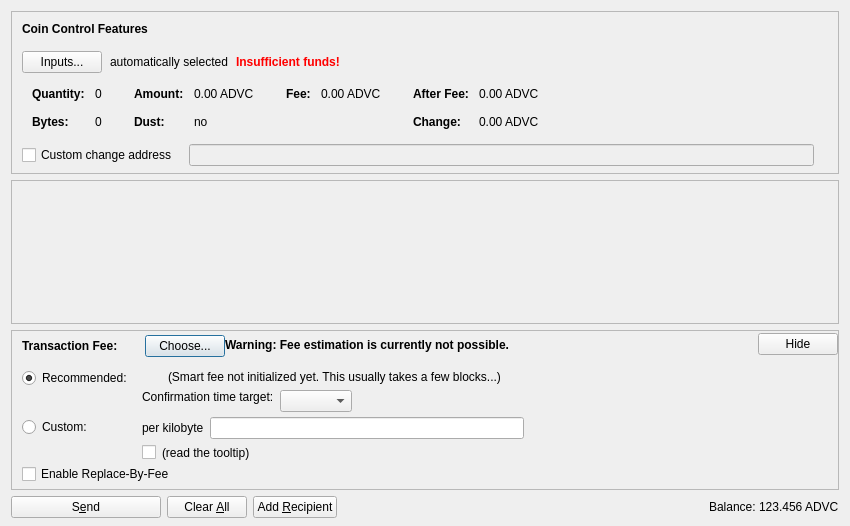
<?xml version="1.0" encoding="UTF-8"?>
<ui version="4.0">
 <class>SendCoinsDialog</class>
 <widget class="QDialog" name="SendCoinsDialog">
  <property name="geometry">
   <rect>
    <x>0</x>
    <y>0</y>
    <width>850</width>
    <height>526</height>
   </rect>
  </property>
  <property name="windowTitle">
   <string>Send Coins</string>
  </property>
  <layout class="QVBoxLayout" name="verticalLayout" stretch="0,1,0,0">
   <property name="bottomMargin">
    <number>8</number>
   </property>
   <item>
    <widget class="QFrame" name="frameCoinControl">
     <property name="sizePolicy">
      <sizepolicy hsizetype="Expanding" vsizetype="Expanding">
       <horstretch>0</horstretch>
       <verstretch>0</verstretch>
      </sizepolicy>
     </property>
     <property name="maximumSize">
      <size>
       <width>16777215</width>
       <height>16777215</height>
      </size>
     </property>
     <property name="frameShape">
      <enum>QFrame::StyledPanel</enum>
     </property>
     <property name="frameShadow">
      <enum>QFrame::Sunken</enum>
     </property>
     <layout class="QVBoxLayout" name="verticalLayoutCoinControl2">
      <property name="spacing">
       <number>0</number>
      </property>
      <property name="leftMargin">
       <number>0</number>
      </property>
      <property name="topMargin">
       <number>0</number>
      </property>
      <property name="rightMargin">
       <number>0</number>
      </property>
      <property name="bottomMargin">
       <number>6</number>
      </property>
      <item>
       <layout class="QVBoxLayout" name="verticalLayoutCoinControl" stretch="0,0,0,0,1">
        <property name="spacing">
         <number>0</number>
        </property>
        <property name="leftMargin">
         <number>10</number>
        </property>
        <property name="topMargin">
         <number>10</number>
        </property>
        <item>
         <layout class="QHBoxLayout" name="horizontalLayoutCoinControl1">
          <property name="bottomMargin">
           <number>15</number>
          </property>
          <item>
           <widget class="QLabel" name="labelCoinControlFeatures">
            <property name="sizePolicy">
             <sizepolicy hsizetype="Preferred" vsizetype="Maximum">
              <horstretch>0</horstretch>
              <verstretch>0</verstretch>
             </sizepolicy>
            </property>
            <property name="font">
             <font>
              <weight>75</weight>
              <bold>true</bold>
             </font>
            </property>
            <property name="styleSheet">
             <string notr="true">font-weight:bold;</string>
            </property>
            <property name="text">
             <string>Coin Control Features</string>
            </property>
           </widget>
          </item>
         </layout>
        </item>
        <item>
         <layout class="QHBoxLayout" name="horizontalLayoutCoinControl2" stretch="0,0,0,0">
          <property name="spacing">
           <number>8</number>
          </property>
          <property name="bottomMargin">
           <number>10</number>
          </property>
          <item>
           <widget class="QPushButton" name="pushButtonCoinControl">
            <property name="styleSheet">
             <string notr="true"/>
            </property>
            <property name="text">
             <string>Inputs...</string>
            </property>
            <property name="autoDefault">
             <bool>false</bool>
            </property>
           </widget>
          </item>
          <item>
           <widget class="QLabel" name="labelCoinControlAutomaticallySelected">
            <property name="text">
             <string>automatically selected</string>
            </property>
            <property name="margin">
             <number>5</number>
            </property>
           </widget>
          </item>
          <item>
           <widget class="QLabel" name="labelCoinControlInsuffFunds">
            <property name="font">
             <font>
              <weight>75</weight>
              <bold>true</bold>
             </font>
            </property>
            <property name="styleSheet">
             <string notr="true">color:red;font-weight:bold;</string>
            </property>
            <property name="text">
             <string>Insufficient funds!</string>
            </property>
            <property name="margin">
             <number>5</number>
            </property>
           </widget>
          </item>
          <item>
           <spacer name="horizontalSpacerCoinControl">
            <property name="orientation">
             <enum>Qt::Horizontal</enum>
            </property>
            <property name="sizeHint" stdset="0">
             <size>
              <width>40</width>
              <height>1</height>
             </size>
            </property>
           </spacer>
          </item>
         </layout>
        </item>
        <item>
         <widget class="QWidget" name="widgetCoinControl" native="true">
          <property name="sizePolicy">
           <sizepolicy hsizetype="Preferred" vsizetype="Preferred">
            <horstretch>0</horstretch>
            <verstretch>0</verstretch>
           </sizepolicy>
          </property>
          <property name="minimumSize">
           <size>
            <width>0</width>
            <height>0</height>
           </size>
          </property>
          <property name="styleSheet">
           <string notr="true"/>
          </property>
          <layout class="QHBoxLayout" name="horizontalLayoutCoinControl5">
           <property name="leftMargin">
            <number>0</number>
           </property>
           <property name="topMargin">
            <number>0</number>
           </property>
           <property name="rightMargin">
            <number>0</number>
           </property>
           <property name="bottomMargin">
            <number>0</number>
           </property>
           <item>
            <layout class="QHBoxLayout" name="horizontalLayoutCoinControl3" stretch="0,0,0,1">
             <property name="spacing">
              <number>20</number>
             </property>
             <property name="topMargin">
              <number>0</number>
             </property>
             <property name="bottomMargin">
              <number>10</number>
             </property>
             <item>
              <layout class="QFormLayout" name="formLayoutCoinControl1">
               <property name="horizontalSpacing">
                <number>10</number>
               </property>
               <property name="verticalSpacing">
                <number>14</number>
               </property>
               <property name="leftMargin">
                <number>10</number>
               </property>
               <property name="topMargin">
                <number>4</number>
               </property>
               <property name="rightMargin">
                <number>6</number>
               </property>
               <item row="0" column="0">
                <widget class="QLabel" name="labelCoinControlQuantityText">
                 <property name="font">
                  <font>
                   <weight>75</weight>
                   <bold>true</bold>
                  </font>
                 </property>
                 <property name="text">
                  <string>Quantity:</string>
                 </property>
                 <property name="margin">
                  <number>0</number>
                 </property>
                </widget>
               </item>
               <item row="0" column="1">
                <widget class="QLabel" name="labelCoinControlQuantity">
                 <property name="cursor">
                  <cursorShape>IBeamCursor</cursorShape>
                 </property>
                 <property name="contextMenuPolicy">
                  <enum>Qt::ActionsContextMenu</enum>
                 </property>
                 <property name="text">
                  <string notr="true">0</string>
                 </property>
                 <property name="margin">
                  <number>0</number>
                 </property>
                 <property name="textInteractionFlags">
                  <set>Qt::LinksAccessibleByMouse|Qt::TextSelectableByKeyboard|Qt::TextSelectableByMouse</set>
                 </property>
                </widget>
               </item>
               <item row="1" column="0">
                <widget class="QLabel" name="labelCoinControlBytesText">
                 <property name="font">
                  <font>
                   <weight>75</weight>
                   <bold>true</bold>
                  </font>
                 </property>
                 <property name="text">
                  <string>Bytes:</string>
                 </property>
                </widget>
               </item>
               <item row="1" column="1">
                <widget class="QLabel" name="labelCoinControlBytes">
                 <property name="cursor">
                  <cursorShape>IBeamCursor</cursorShape>
                 </property>
                 <property name="contextMenuPolicy">
                  <enum>Qt::ActionsContextMenu</enum>
                 </property>
                 <property name="text">
                  <string notr="true">0</string>
                 </property>
                 <property name="textInteractionFlags">
                  <set>Qt::LinksAccessibleByMouse|Qt::TextSelectableByKeyboard|Qt::TextSelectableByMouse</set>
                 </property>
                </widget>
               </item>
              </layout>
             </item>
             <item>
              <layout class="QFormLayout" name="formLayoutCoinControl2">
               <property name="horizontalSpacing">
                <number>10</number>
               </property>
               <property name="verticalSpacing">
                <number>14</number>
               </property>
               <property name="leftMargin">
                <number>6</number>
               </property>
               <property name="topMargin">
                <number>4</number>
               </property>
               <property name="rightMargin">
                <number>6</number>
               </property>
               <item row="0" column="0">
                <widget class="QLabel" name="labelCoinControlAmountText">
                 <property name="font">
                  <font>
                   <weight>75</weight>
                   <bold>true</bold>
                  </font>
                 </property>
                 <property name="text">
                  <string>Amount:</string>
                 </property>
                 <property name="margin">
                  <number>0</number>
                 </property>
                </widget>
               </item>
               <item row="0" column="1">
                <widget class="QLabel" name="labelCoinControlAmount">
                 <property name="cursor">
                  <cursorShape>IBeamCursor</cursorShape>
                 </property>
                 <property name="contextMenuPolicy">
                  <enum>Qt::ActionsContextMenu</enum>
                 </property>
                 <property name="text">
                  <string notr="true">0.00 ADVC</string>
                 </property>
                 <property name="textInteractionFlags">
                  <set>Qt::LinksAccessibleByMouse|Qt::TextSelectableByKeyboard|Qt::TextSelectableByMouse</set>
                 </property>
                </widget>
               </item>
               <item row="1" column="0">
                <widget class="QLabel" name="labelCoinControlLowOutputText">
                 <property name="font">
                  <font>
                   <weight>75</weight>
                   <bold>true</bold>
                  </font>
                 </property>
                 <property name="text">
                  <string>Dust:</string>
                 </property>
                </widget>
               </item>
               <item row="1" column="1">
                <widget class="QLabel" name="labelCoinControlLowOutput">
                 <property name="cursor">
                  <cursorShape>IBeamCursor</cursorShape>
                 </property>
                 <property name="contextMenuPolicy">
                  <enum>Qt::ActionsContextMenu</enum>
                 </property>
                 <property name="text">
                  <string notr="true">no</string>
                 </property>
                 <property name="textInteractionFlags">
                  <set>Qt::LinksAccessibleByMouse|Qt::TextSelectableByKeyboard|Qt::TextSelectableByMouse</set>
                 </property>
                </widget>
               </item>
              </layout>
             </item>
             <item>
              <layout class="QFormLayout" name="formLayoutCoinControl3">
               <property name="horizontalSpacing">
                <number>10</number>
               </property>
               <property name="verticalSpacing">
                <number>14</number>
               </property>
               <property name="leftMargin">
                <number>6</number>
               </property>
               <property name="topMargin">
                <number>4</number>
               </property>
               <property name="rightMargin">
                <number>6</number>
               </property>
               <item row="0" column="0">
                <widget class="QLabel" name="labelCoinControlFeeText">
                 <property name="font">
                  <font>
                   <weight>75</weight>
                   <bold>true</bold>
                  </font>
                 </property>
                 <property name="text">
                  <string>Fee:</string>
                 </property>
                 <property name="margin">
                  <number>0</number>
                 </property>
                </widget>
               </item>
               <item row="0" column="1">
                <widget class="QLabel" name="labelCoinControlFee">
                 <property name="cursor">
                  <cursorShape>IBeamCursor</cursorShape>
                 </property>
                 <property name="contextMenuPolicy">
                  <enum>Qt::ActionsContextMenu</enum>
                 </property>
                 <property name="text">
                  <string notr="true">0.00 ADVC</string>
                 </property>
                 <property name="textInteractionFlags">
                  <set>Qt::LinksAccessibleByMouse|Qt::TextSelectableByKeyboard|Qt::TextSelectableByMouse</set>
                 </property>
                </widget>
               </item>
              </layout>
             </item>
             <item>
              <layout class="QFormLayout" name="formLayoutCoinControl4">
               <property name="horizontalSpacing">
                <number>10</number>
               </property>
               <property name="verticalSpacing">
                <number>14</number>
               </property>
               <property name="leftMargin">
                <number>6</number>
               </property>
               <property name="topMargin">
                <number>4</number>
               </property>
               <property name="rightMargin">
                <number>6</number>
               </property>
               <item row="0" column="0">
                <widget class="QLabel" name="labelCoinControlAfterFeeText">
                 <property name="font">
                  <font>
                   <weight>75</weight>
                   <bold>true</bold>
                  </font>
                 </property>
                 <property name="text">
                  <string>After Fee:</string>
                 </property>
                 <property name="margin">
                  <number>0</number>
                 </property>
                </widget>
               </item>
               <item row="0" column="1">
                <widget class="QLabel" name="labelCoinControlAfterFee">
                 <property name="cursor">
                  <cursorShape>IBeamCursor</cursorShape>
                 </property>
                 <property name="contextMenuPolicy">
                  <enum>Qt::ActionsContextMenu</enum>
                 </property>
                 <property name="text">
                  <string notr="true">0.00 ADVC</string>
                 </property>
                 <property name="textInteractionFlags">
                  <set>Qt::LinksAccessibleByMouse|Qt::TextSelectableByKeyboard|Qt::TextSelectableByMouse</set>
                 </property>
                </widget>
               </item>
               <item row="1" column="0">
                <widget class="QLabel" name="labelCoinControlChangeText">
                 <property name="font">
                  <font>
                   <weight>75</weight>
                   <bold>true</bold>
                  </font>
                 </property>
                 <property name="text">
                  <string>Change:</string>
                 </property>
                </widget>
               </item>
               <item row="1" column="1">
                <widget class="QLabel" name="labelCoinControlChange">
                 <property name="cursor">
                  <cursorShape>IBeamCursor</cursorShape>
                 </property>
                 <property name="contextMenuPolicy">
                  <enum>Qt::ActionsContextMenu</enum>
                 </property>
                 <property name="text">
                  <string notr="true">0.00 ADVC</string>
                 </property>
                 <property name="textInteractionFlags">
                  <set>Qt::LinksAccessibleByMouse|Qt::TextSelectableByKeyboard|Qt::TextSelectableByMouse</set>
                 </property>
                </widget>
               </item>
              </layout>
             </item>
            </layout>
           </item>
          </layout>
         </widget>
        </item>
        <item>
         <layout class="QHBoxLayout" name="horizontalLayoutCoinControl4" stretch="0,0,0">
          <property name="spacing">
           <number>12</number>
          </property>
          <property name="sizeConstraint">
           <enum>QLayout::SetDefaultConstraint</enum>
          </property>
          <property name="topMargin">
           <number>5</number>
          </property>
          <property name="rightMargin">
           <number>5</number>
          </property>
          <item>
           <widget class="QCheckBox" name="checkBoxCoinControlChange">
            <property name="toolTip">
             <string>If this is activated, but the change address is empty or invalid, change will be sent to a newly generated address.</string>
            </property>
            <property name="text">
             <string>Custom change address</string>
            </property>
           </widget>
          </item>
          <item>
           <widget class="QValidatedLineEdit" name="lineEditCoinControlChange">
            <property name="enabled">
             <bool>false</bool>
            </property>
            <property name="sizePolicy">
             <sizepolicy hsizetype="Expanding" vsizetype="Fixed">
              <horstretch>0</horstretch>
              <verstretch>0</verstretch>
             </sizepolicy>
            </property>
           </widget>
          </item>
          <item>
           <widget class="QLabel" name="labelCoinControlChangeLabel">
            <property name="sizePolicy">
             <sizepolicy hsizetype="Preferred" vsizetype="Expanding">
              <horstretch>0</horstretch>
              <verstretch>0</verstretch>
             </sizepolicy>
            </property>
            <property name="minimumSize">
             <size>
              <width>0</width>
              <height>0</height>
             </size>
            </property>
            <property name="text">
             <string/>
            </property>
            <property name="margin">
             <number>3</number>
            </property>
           </widget>
          </item>
         </layout>
        </item>
        <item>
         <spacer name="verticalSpacerCoinControl">
          <property name="orientation">
           <enum>Qt::Vertical</enum>
          </property>
          <property name="sizeHint" stdset="0">
           <size>
            <width>800</width>
            <height>1</height>
           </size>
          </property>
         </spacer>
        </item>
       </layout>
      </item>
     </layout>
    </widget>
   </item>
   <item>
    <widget class="QScrollArea" name="scrollArea">
     <property name="widgetResizable">
      <bool>true</bool>
     </property>
     <widget class="QWidget" name="scrollAreaWidgetContents">
      <property name="geometry">
       <rect>
        <x>0</x>
        <y>0</y>
        <width>830</width>
        <height>104</height>
       </rect>
      </property>
      <layout class="QVBoxLayout" name="verticalLayout_2" stretch="0,1">
       <property name="leftMargin">
        <number>0</number>
       </property>
       <property name="topMargin">
        <number>0</number>
       </property>
       <property name="rightMargin">
        <number>0</number>
       </property>
       <property name="bottomMargin">
        <number>0</number>
       </property>
       <item>
        <layout class="QVBoxLayout" name="entries">
         <property name="spacing">
          <number>6</number>
         </property>
        </layout>
       </item>
       <item>
        <spacer name="verticalSpacer">
         <property name="orientation">
          <enum>Qt::Vertical</enum>
         </property>
         <property name="sizeHint" stdset="0">
          <size>
           <width>20</width>
           <height>40</height>
          </size>
         </property>
        </spacer>
       </item>
      </layout>
     </widget>
    </widget>
   </item>
   <item>
    <widget class="QFrame" name="frameFee">
     <property name="sizePolicy">
      <sizepolicy hsizetype="Expanding" vsizetype="Expanding">
       <horstretch>0</horstretch>
       <verstretch>0</verstretch>
      </sizepolicy>
     </property>
     <property name="maximumSize">
      <size>
       <width>16777215</width>
       <height>16777215</height>
      </size>
     </property>
     <property name="frameShape">
      <enum>QFrame::StyledPanel</enum>
     </property>
     <property name="frameShadow">
      <enum>QFrame::Sunken</enum>
     </property>
     <layout class="QVBoxLayout" name="verticalLayoutFee1">
      <property name="spacing">
       <number>0</number>
      </property>
      <property name="leftMargin">
       <number>0</number>
      </property>
      <property name="topMargin">
       <number>0</number>
      </property>
      <property name="rightMargin">
       <number>0</number>
      </property>
      <property name="bottomMargin">
       <number>0</number>
      </property>
      <item>
       <layout class="QVBoxLayout" name="verticalLayoutFee2" stretch="0,0,0">
        <property name="spacing">
         <number>0</number>
        </property>
        <property name="leftMargin">
         <number>10</number>
        </property>
        <property name="topMargin">
         <number>0</number>
        </property>
        <item>
         <layout class="QHBoxLayout" name="horizontalLayoutFee1">
          <property name="bottomMargin">
           <number>0</number>
          </property>
          <item>
           <layout class="QVBoxLayout" name="verticalLayoutFee7">
            <property name="spacing">
             <number>0</number>
            </property>
            <item>
             <spacer name="verticalSpacerSmartFee">
              <property name="orientation">
               <enum>Qt::Vertical</enum>
              </property>
              <property name="sizeType">
               <enum>QSizePolicy::Fixed</enum>
              </property>
              <property name="sizeHint" stdset="0">
               <size>
                <width>1</width>
                <height>4</height>
               </size>
              </property>
             </spacer>
            </item>
            <item>
             <layout class="QHBoxLayout" name="horizontalLayoutSmartFee">
              <property name="spacing">
               <number>10</number>
              </property>
              <item>
               <widget class="QLabel" name="labelFeeHeadline">
                <property name="sizePolicy">
                 <sizepolicy hsizetype="Preferred" vsizetype="Maximum">
                  <horstretch>0</horstretch>
                  <verstretch>0</verstretch>
                 </sizepolicy>
                </property>
                <property name="font">
                 <font>
                  <weight>75</weight>
                  <bold>true</bold>
                 </font>
                </property>
                <property name="styleSheet">
                 <string notr="true">font-weight:bold;</string>
                </property>
                <property name="text">
                 <string>Transaction Fee:</string>
                </property>
               </widget>
              </item>
              <item>
               <widget class="QLabel" name="labelFeeMinimized">
                <property name="text">
                 <string/>
                </property>
               </widget>
              </item>
              <item>
               <widget class="QPushButton" name="buttonChooseFee">
                <property name="text">
                 <string>Choose...</string>
                </property>
               </widget>
              </item>
             </layout>
            </item>
            <item>
             <spacer name="verticalSpacer_5">
              <property name="orientation">
               <enum>Qt::Vertical</enum>
              </property>
              <property name="sizeHint" stdset="0">
               <size>
                <width>1</width>
                <height>1</height>
               </size>
              </property>
             </spacer>
            </item>
           </layout>
          </item>
          <item>
           <widget class="QLabel" name="fallbackFeeWarningLabel">
            <property name="toolTip">
             <string>Using the fallbackfee can result in sending a transaction that will take several hours or days (or never) to confirm. Consider choosing your fee manually or wait until you have validated the complete chain.</string>
            </property>
            <property name="font">
            <font>
                <weight>75</weight>
                <bold>true</bold>
            </font>
            </property>
            <property name="text">
             <string>Warning: Fee estimation is currently not possible.</string>
            </property>
            <property name="wordWrap">
             <bool>false</bool>
            </property>
           </widget>
          </item>
          <item>
           <spacer name="horizontalSpacer_4">
            <property name="orientation">
             <enum>Qt::Horizontal</enum>
            </property>
            <property name="sizeType">
             <enum>QSizePolicy::MinimumExpanding</enum>
            </property>
            <property name="sizeHint" stdset="0">
             <size>
              <width>40</width>
              <height>20</height>
             </size>
            </property>
           </spacer>
          </item>
          <item>
           <widget class="QPushButton" name="buttonMinimizeFee">
            <property name="toolTip">
             <string>collapse fee-settings</string>
            </property>
            <property name="text">
             <string>Hide</string>
            </property>
           </widget>
          </item>
         </layout>
        </item>
        <item>
         <widget class="QFrame" name="frameFeeSelection">
          <layout class="QVBoxLayout" name="verticalLayoutFee12">
           <property name="spacing">
            <number>0</number>
           </property>
           <property name="leftMargin">
            <number>0</number>
           </property>
           <property name="topMargin">
            <number>0</number>
           </property>
           <property name="rightMargin">
            <number>0</number>
           </property>
           <property name="bottomMargin">
            <number>0</number>
           </property>
           <item>
            <layout class="QGridLayout" name="gridLayoutFee">
             <property name="topMargin">
              <number>10</number>
             </property>
             <property name="bottomMargin">
              <number>4</number>
             </property>
             <property name="horizontalSpacing">
              <number>10</number>
             </property>
             <property name="verticalSpacing">
              <number>4</number>
             </property>
             <item row="1" column="1">
              <layout class="QVBoxLayout" name="verticalLayoutFee8">
               <property name="spacing">
                <number>6</number>
               </property>
               <item>
                <layout class="QHBoxLayout" name="horizontalLayoutFee13">
                 <item>
                  <widget class="QLabel" name="labelCustomPerKilobyte">
                   <property name="toolTip">
                    <string>If the custom fee is set to 1000 satoshis and the transaction is only 250 bytes, then &quot;per kilobyte&quot; only pays 250 satoshis in fee, while &quot;total at least&quot; pays 1000 satoshis. For transactions bigger than a kilobyte both pay by kilobyte.</string>
                   </property>
                   <property name="text">
                    <string>per kilobyte</string>
                   </property>
                  </widget>
                 </item>
                 <item>
                  <widget class="BitcoinAmountField" name="customFee"/>
                 </item>
                 <item>
                  <spacer name="horizontalSpacer_6">
                   <property name="orientation">
                    <enum>Qt::Horizontal</enum>
                   </property>
                   <property name="sizeHint" stdset="0">
                    <size>
                     <width>1</width>
                     <height>1</height>
                    </size>
                   </property>
                  </spacer>
                 </item>
                </layout>
               </item>
               <item>
                <layout class="QHBoxLayout" name="horizontalLayoutFee8">
                 <item>
                  <widget class="QCheckBox" name="checkBoxMinimumFee">
                   <property name="toolTip">
                    <string>Paying only the minimum fee is just fine as long as there is less transaction volume than space in the blocks. But be aware that this can end up in a never confirming transaction once there is more demand for adventurecoin transactions than the network can process.</string>
                   </property>
                   <property name="text">
                    <string/>
                   </property>
                  </widget>
                 </item>
                 <item>
                  <widget class="QLabel" name="labelMinFeeWarning">
                   <property name="enabled">
                    <bool>true</bool>
                   </property>
                   <property name="toolTip">
                    <string>Paying only the minimum fee is just fine as long as there is less transaction volume than space in the blocks. But be aware that this can end up in a never confirming transaction once there is more demand for adventurecoin transactions than the network can process.</string>
                   </property>
                   <property name="text">
                    <string>(read the tooltip)</string>
                   </property>
                   <property name="margin">
                    <number>5</number>
                   </property>
                  </widget>
                 </item>
                 <item>
                  <spacer name="horizontalSpacer_2">
                   <property name="orientation">
                    <enum>Qt::Horizontal</enum>
                   </property>
                   <property name="sizeHint" stdset="0">
                    <size>
                     <width>1</width>
                     <height>1</height>
                    </size>
                   </property>
                  </spacer>
                 </item>
                </layout>
               </item>
              </layout>
             </item>
             <item row="0" column="0">
              <layout class="QVBoxLayout" name="verticalLayoutFee4" stretch="0,1">
               <item>
                <widget class="QRadioButton" name="radioSmartFee">
                 <property name="text">
                  <string>Recommended:</string>
                 </property>
                 <property name="checked">
                  <bool>true</bool>
                 </property>
                 <attribute name="buttonGroup">
                  <string notr="true">groupFee</string>
                 </attribute>
                </widget>
               </item>
               <item>
                <spacer name="verticalSpacer_2">
                 <property name="orientation">
                  <enum>Qt::Vertical</enum>
                 </property>
                 <property name="sizeHint" stdset="0">
                  <size>
                   <width>1</width>
                   <height>1</height>
                  </size>
                 </property>
                </spacer>
               </item>
              </layout>
             </item>
             <item row="1" column="0">
              <layout class="QVBoxLayout" name="verticalLayoutFee9" stretch="0,1">
               <item>
                <widget class="QRadioButton" name="radioCustomFee">
                 <property name="text">
                  <string>Custom:</string>
                 </property>
                 <attribute name="buttonGroup">
                  <string notr="true">groupFee</string>
                 </attribute>
                </widget>
               </item>
               <item>
                <spacer name="verticalSpacer_6">
                 <property name="orientation">
                  <enum>Qt::Vertical</enum>
                 </property>
                 <property name="sizeHint" stdset="0">
                  <size>
                   <width>1</width>
                   <height>1</height>
                  </size>
                 </property>
                </spacer>
               </item>
              </layout>
             </item>
             <item row="0" column="1">
              <layout class="QVBoxLayout" name="verticalLayoutFee3" stretch="0,0,1">
               <property name="spacing">
                <number>6</number>
               </property>
               <property name="topMargin">
                <number>2</number>
               </property>
               <item>
                <layout class="QHBoxLayout" name="horizontalLayoutFee12">
                 <item>
                  <widget class="QLabel" name="labelSmartFee">
                   <property name="text">
                    <string/>
                   </property>
                   <property name="margin">
                    <number>2</number>
                   </property>
                  </widget>
                 </item>
                 <item>
                  <widget class="QLabel" name="labelFeeEstimation">
                   <property name="text">
                    <string/>
                   </property>
                  </widget>
                 </item>
                 <item>
                  <widget class="QLabel" name="labelSmartFee2">
                   <property name="text">
                    <string>(Smart fee not initialized yet. This usually takes a few blocks...)</string>
                   </property>
                   <property name="margin">
                    <number>2</number>
                   </property>
                  </widget>
                 </item>
                 <item>
                  <spacer name="horizontalSpacer_5">
                   <property name="orientation">
                    <enum>Qt::Horizontal</enum>
                   </property>
                   <property name="sizeHint" stdset="0">
                    <size>
                     <width>1</width>
                     <height>1</height>
                    </size>
                   </property>
                  </spacer>
                 </item>
                </layout>
               </item>
               <item>
                <layout class="QHBoxLayout" name="horizontalLayoutFee9">
                 <item>
                  <layout class="QVBoxLayout" name="verticalLayoutFee6">
                   <item>
                    <widget class="QLabel" name="labelSmartFee3">
                     <property name="text">
                      <string>Confirmation time target:</string>
                     </property>
                     <property name="margin">
                      <number>2</number>
                     </property>
                    </widget>
                   </item>
                   <item>
                    <spacer name="verticalSpacer_3">
                     <property name="orientation">
                      <enum>Qt::Vertical</enum>
                     </property>
                     <property name="sizeHint" stdset="0">
                      <size>
                       <width>1</width>
                       <height>1</height>
                      </size>
                     </property>
                    </spacer>
                   </item>
                  </layout>
                 </item>
                 <item>
                  <layout class="QVBoxLayout" name="verticalLayoutFee5">
                   <property name="rightMargin">
                    <number>30</number>
                   </property>
                   <item>
                    <layout class="QHBoxLayout" name="horizontalLayoutConfTarget">
                     <property name="bottomMargin">
                      <number>0</number>
                     </property>
                     <item>
                      <widget class="QComboBox" name="confTargetSelector"/>
                     </item>
                     <item>
                      <spacer name="horizontalSpacerConfTarget">
                       <property name="orientation">
                        <enum>Qt::Horizontal</enum>
                       </property>
                       <property name="sizeHint" stdset="0">
                        <size>
                         <width>40</width>
                         <height>20</height>
                        </size>
                       </property>
                      </spacer>
                     </item>
                    </layout>
                   </item>
                  </layout>
                 </item>
                </layout>
               </item>
               <item>
                <spacer name="verticalSpacer_4">
                 <property name="orientation">
                  <enum>Qt::Vertical</enum>
                 </property>
                 <property name="sizeHint" stdset="0">
                  <size>
                   <width>1</width>
                   <height>1</height>
                  </size>
                 </property>
                </spacer>
               </item>
              </layout>
             </item>
            </layout>
           </item>
           <item>
            <widget class="QCheckBox" name="optInRBF">
             <property name="text">
              <string>Enable Replace-By-Fee</string>
             </property>
             <property name="toolTip">
              <string>With Replace-By-Fee (BIP-125) you can increase a transaction's fee after it is sent. Without this, a higher fee may be recommended to compensate for increased transaction delay risk.</string>
             </property>
            </widget>
           </item>
          </layout>
         </widget>
        </item>
        <item>
         <spacer name="verticalSpacerFee">
          <property name="orientation">
           <enum>Qt::Vertical</enum>
          </property>
          <property name="sizeHint" stdset="0">
           <size>
            <width>40</width>
            <height>5</height>
           </size>
          </property>
         </spacer>
        </item>
       </layout>
      </item>
     </layout>
    </widget>
   </item>
   <item>
    <layout class="QHBoxLayout" name="horizontalLayout">
     <item>
      <widget class="QPushButton" name="sendButton">
       <property name="minimumSize">
        <size>
         <width>150</width>
         <height>0</height>
        </size>
       </property>
       <property name="toolTip">
        <string>Confirm the send action</string>
       </property>
       <property name="text">
        <string>S&amp;end</string>
       </property>
       <property name="icon">
        <iconset resource="../bitcoin.qrc">
         <normaloff>:/icons/send</normaloff>:/icons/send</iconset>
       </property>
       <property name="autoDefault">
        <bool>false</bool>
       </property>
       <property name="default">
        <bool>false</bool>
       </property>
      </widget>
     </item>
     <item>
      <widget class="QPushButton" name="clearButton">
       <property name="sizePolicy">
        <sizepolicy hsizetype="Minimum" vsizetype="Fixed">
         <horstretch>0</horstretch>
         <verstretch>0</verstretch>
        </sizepolicy>
       </property>
       <property name="toolTip">
        <string>Clear all fields of the form.</string>
       </property>
       <property name="text">
        <string>Clear &amp;All</string>
       </property>
       <property name="icon">
        <iconset resource="../bitcoin.qrc">
         <normaloff>:/icons/remove</normaloff>:/icons/remove</iconset>
       </property>
       <property name="autoDefault">
        <bool>false</bool>
       </property>
      </widget>
     </item>
     <item>
      <widget class="QPushButton" name="addButton">
       <property name="toolTip">
        <string>Send to multiple recipients at once</string>
       </property>
       <property name="text">
        <string>Add &amp;Recipient</string>
       </property>
       <property name="icon">
        <iconset resource="../bitcoin.qrc">
         <normaloff>:/icons/add</normaloff>:/icons/add</iconset>
       </property>
       <property name="autoDefault">
        <bool>false</bool>
       </property>
      </widget>
     </item>
     <item>
      <spacer name="horizontalSpacer">
       <property name="orientation">
        <enum>Qt::Horizontal</enum>
       </property>
       <property name="sizeHint" stdset="0">
        <size>
         <width>40</width>
         <height>20</height>
        </size>
       </property>
      </spacer>
     </item>
     <item>
      <layout class="QHBoxLayout" name="horizontalLayout_2">
       <property name="spacing">
        <number>3</number>
       </property>
       <item>
        <widget class="QLabel" name="label">
         <property name="sizePolicy">
          <sizepolicy hsizetype="Preferred" vsizetype="Fixed">
           <horstretch>0</horstretch>
           <verstretch>0</verstretch>
          </sizepolicy>
         </property>
         <property name="text">
          <string>Balance:</string>
         </property>
        </widget>
       </item>
       <item>
        <widget class="QLabel" name="labelBalance">
         <property name="sizePolicy">
          <sizepolicy hsizetype="Preferred" vsizetype="Fixed">
           <horstretch>0</horstretch>
           <verstretch>0</verstretch>
          </sizepolicy>
         </property>
         <property name="cursor">
          <cursorShape>IBeamCursor</cursorShape>
         </property>
         <property name="text">
          <string notr="true">123.456 ADVC</string>
         </property>
         <property name="textInteractionFlags">
          <set>Qt::LinksAccessibleByMouse|Qt::TextSelectableByKeyboard|Qt::TextSelectableByMouse</set>
         </property>
        </widget>
       </item>
      </layout>
     </item>
    </layout>
   </item>
  </layout>
 </widget>
 <customwidgets>
  <customwidget>
   <class>QValidatedLineEdit</class>
   <extends>QLineEdit</extends>
   <header>qt/qvalidatedlineedit.h</header>
  </customwidget>
  <customwidget>
   <class>BitcoinAmountField</class>
   <extends>QLineEdit</extends>
   <header>qt/bitcoinamountfield.h</header>
   <container>1</container>
  </customwidget>
 </customwidgets>
 <resources>
  <include location="../bitcoin.qrc"/>
 </resources>
 <connections/>
 <buttongroups>
  <buttongroup name="groupFee"/>
 </buttongroups>
</ui>
